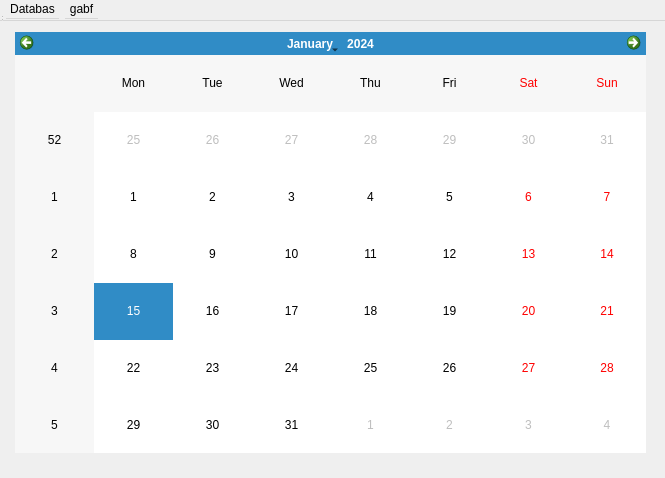
<?xml version="1.0" encoding="UTF-8"?>
<ui version="4.0">
 <class>Widget</class>
 <widget class="QWidget" name="Widget">
  <property name="geometry">
   <rect>
    <x>0</x>
    <y>0</y>
    <width>665</width>
    <height>478</height>
   </rect>
  </property>
  <property name="minimumSize">
   <size>
    <width>665</width>
    <height>0</height>
   </size>
  </property>
  <property name="windowTitle">
   <string>MainWindow</string>
  </property>
  <widget class="QWidget" name="centralwidget" native="true">
   <property name="geometry">
    <rect>
     <x>0</x>
     <y>0</y>
     <width>100</width>
     <height>30</height>
    </rect>
   </property>
  </widget>
  <widget class="QMenuBar" name="menubar">
   <property name="geometry">
    <rect>
     <x>0</x>
     <y>0</y>
     <width>665</width>
     <height>21</height>
    </rect>
   </property>
   <widget class="QMenu" name="menuggg">
    <property name="title">
     <string>Databas</string>
    </property>
    <addaction name="separator"/>
    <addaction name="actionlol"/>
    <addaction name="actionAdd"/>
    <addaction name="actionRemove"/>
   </widget>
   <widget class="QMenu" name="menugabf">
    <property name="title">
     <string>gabf</string>
    </property>
    <addaction name="separator"/>
   </widget>
   <addaction name="menuggg"/>
   <addaction name="menugabf"/>
  </widget>
  <widget class="QStatusBar" name="statusbar">
   <property name="geometry">
    <rect>
     <x>0</x>
     <y>0</y>
     <width>3</width>
     <height>22</height>
    </rect>
   </property>
  </widget>
  <widget class="QCalendarWidget" name="calendarWidget">
   <property name="geometry">
    <rect>
     <x>15</x>
     <y>32</y>
     <width>631</width>
     <height>421</height>
    </rect>
   </property>
  </widget>
  <action name="actionlol">
   <property name="text">
    <string>Connect</string>
   </property>
  </action>
  <action name="actionAdd">
   <property name="text">
    <string>Add</string>
   </property>
  </action>
  <action name="actionRemove">
   <property name="text">
    <string>Remove</string>
   </property>
  </action>
 </widget>
 <resources/>
 <connections/>
</ui>
